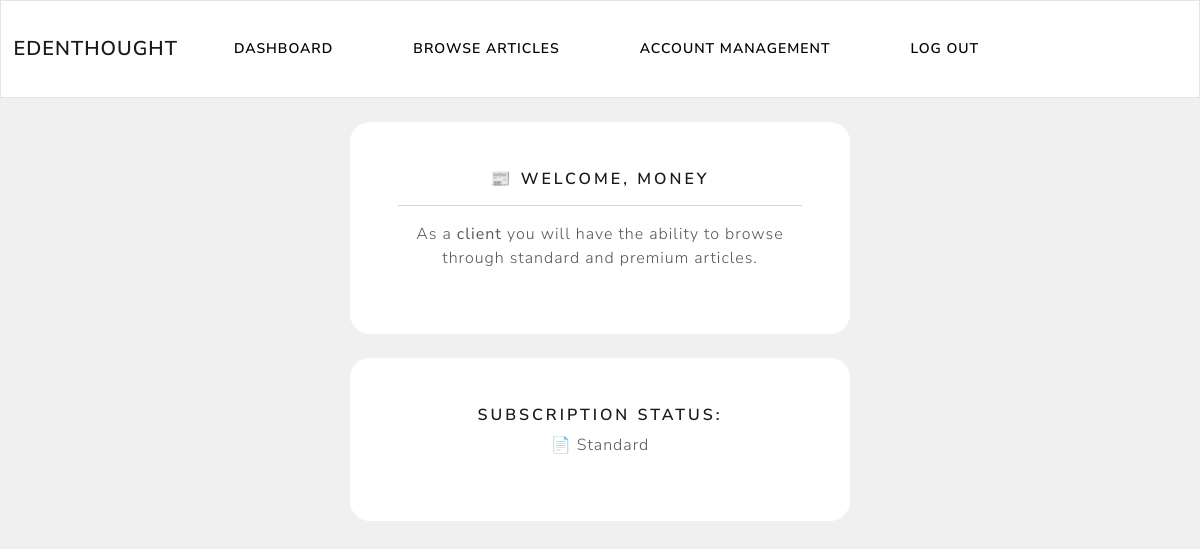
Before: /client/client-dashboard (signed in) with the older database file.
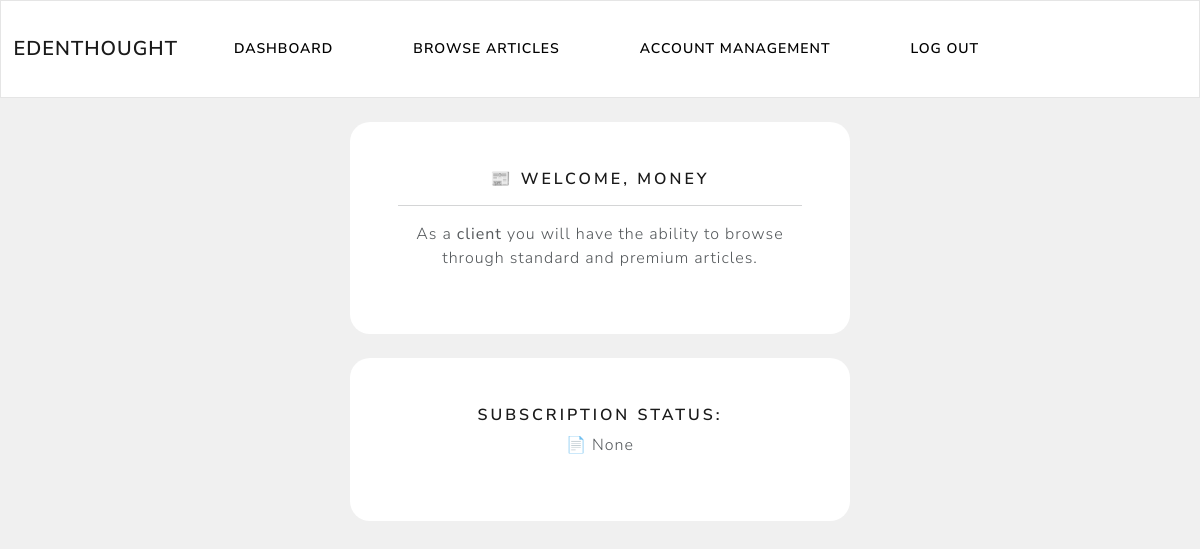
After: the same page with the newer database file.
### client/models.py (models this page shows, shortened)
class Subscription(models.Model):
    subscriber_name = models.CharField(max_length=100)
    subscription_plan = models.CharField(max_length=255)
    subscription_cost = models.CharField(max_length=255)
    paypal_subscription_id = models.CharField(max_length=300)
    is_active = models.BooleanField(default=False)
    user = models.OneToOneField(CustomUser, max_length=10, on_delete=models.CASCADE, unique=True)

### client/views.py (the view)
# urls.py: path('client-dashboard', views.client_dashboard, name="client-dashboard"),
@login_required(login_url="my-login")
def client_dashboard(request):
    try:
        subDetails = Subscription.objects.get(user=request.user)
        subscription_plan = subDetails.subscription_plan
        context = {"SubPlan": subscription_plan}
        return render(request, "client/client-dashboard.html", context)
    except:
        subscription_plan = "None"
        context = {"SubPlan": subscription_plan}
        return render(request, "client/client-dashboard.html", context)

### client/templates/client/client-dashboard.html
{% extends "client/navbar.html" %}
{% block content %}
    <br>
    <div class="container bg-white shadow-md p-5 form-layout text-center">
        <h5>📰 Welcome, {{user.first_name}}</h5>
        <hr>
        <p>
            As a <strong> client </strong> you will have the ability to browse
            through standard and premium articles.
        </p>
    </div>
    <br>
    <div class="container bg-white shadow-md p-5 form-layout text-center">
        <h5> Subscription status: </h5>
        <p> 📄 {{ SubPlan }}</p>
    </div>
    <br>
{% endblock content %}

Changed rows visible on the page:
removed Subscription: subscription_plan "Standard"
Other visible differences:
{{ SubPlan }}: (not shown) → "None"
